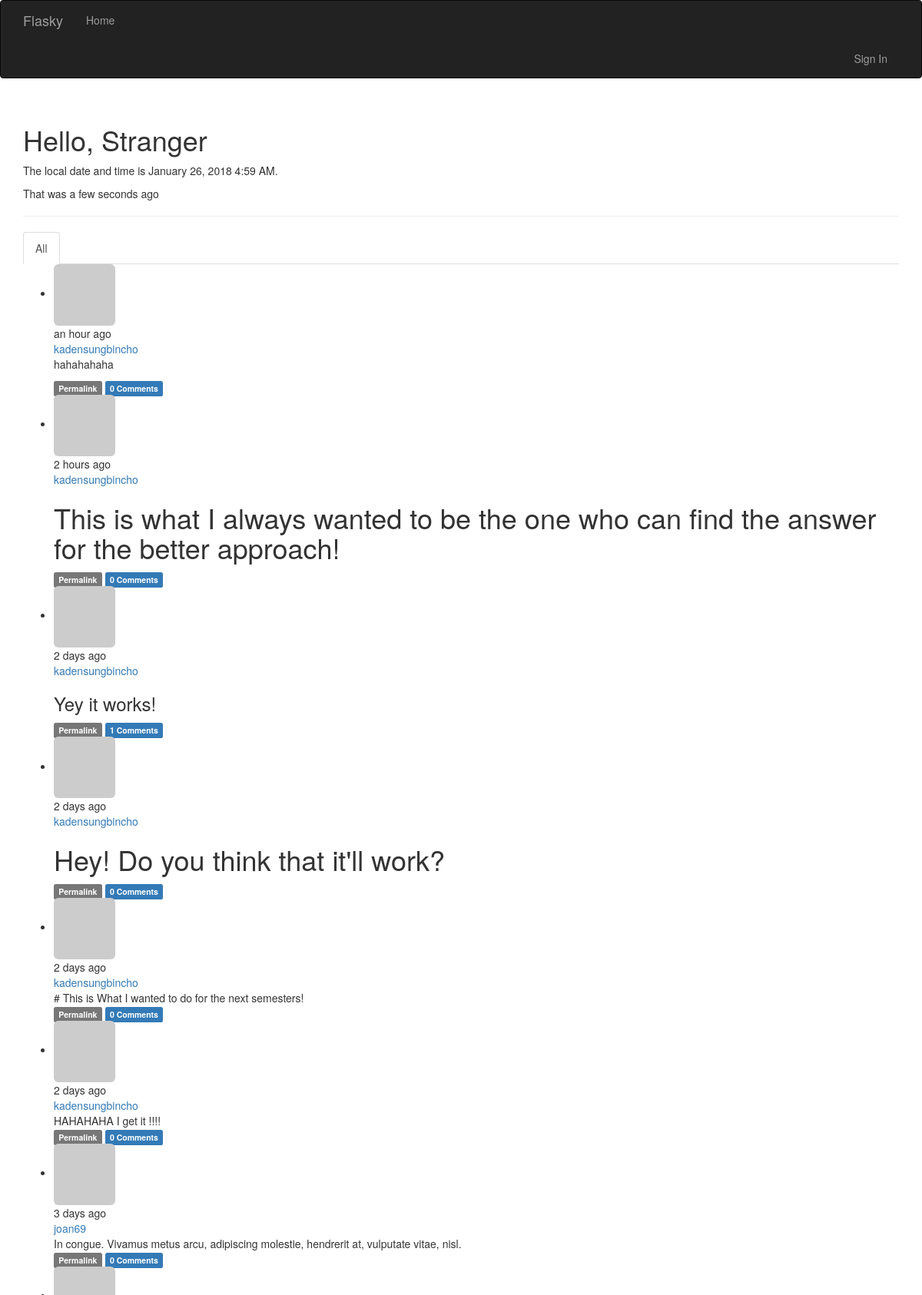
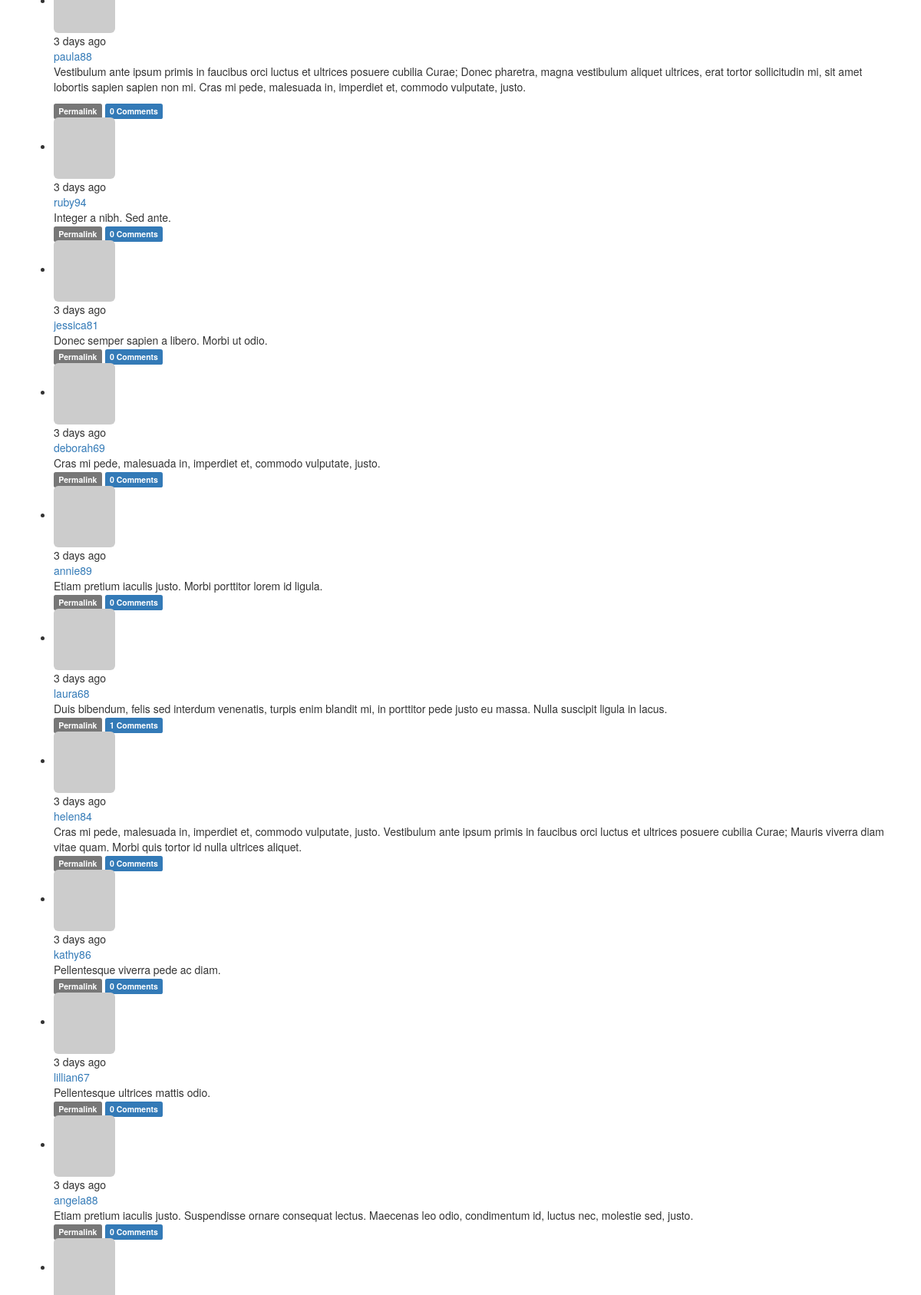
The page / (upper part) on the database its author committed (2 pictures, top to bottom).
### vflask/restart/app/models.py (models this page shows, shortened)
class Post(db.Model):
    __tablename__ = 'posts'
    id = db.Column(db.Integer, primary_key=True)
    body = db.Column(db.Text)
    timestamp = db.Column(db.DateTime, index=True, default=datetime.utcnow)
    author_id = db.Column(db.Integer, db.ForeignKey('users.id'))
    body_html = db.Column(db.Text)
    comments = db.relationship('Comment', backref='post', lazy='dynamic')

class User(UserMixin, db.Model):
    __tablename__ = 'users'
    id = db.Column(db.Integer, primary_key=True)
    email = db.Column(db.String(64), unique=True, index=True)
    username = db.Column(db.String(64), unique=True, index=True)
    role_id = db.Column(db.Integer, db.ForeignKey('roles.id'))
    password_hash = db.Column(db.String(128))
    confirmed = db.Column(db.Boolean, default=False)
    name = db.Column(db.String(64))
    location = db.Column(db.String(64))
    about_me = db.Column(db.Text())
    member_since = db.Column(db.DateTime(), default=datetime.utcnow)
    last_seen = db.Column(db.DateTime(), default=datetime.utcnow)
    avatar_hash = db.Column(db.String(32))
    posts = db.relationship('Post', backref='author', lazy='dynamic')
    followed = db.relationship('Follow',
                               foreign_keys=[Follow.follower_id],
                               backref=db.backref('follower', lazy='joined'),
                               lazy='dynamic',
                               cascade='all, delete-orphan')
    followers = db.relationship('Follow',
                                foreign_keys=[Follow.followed_id],
                                backref=db.backref('followed', lazy='joined'),
                                lazy='dynamic',
                                cascade='all, delete-orphan')
    comments = db.relationship('Comment', backref='author', lazy='dynamic')
    @property
    def password(self):
        raise AttributeError('password is not a readable attribute')
    def gravatar(self, size=100, default='identicon', rating='g'):
        if request.is_secure:
            url = 'https://secure.gravatar.com/avatar'
        else:
            url = 'http://www.gravatar.com/avatar'
        hash = self.avatar_hash or hashlib.md5(self.email.encode(
            'utf-8'
        )).hexdigest()
        return '{url}/{hash}?s={size}&d={default}&r={rating}'.format(
            url=url, hash=hash, size=size, default=default, rating=rating)

### vflask/restart/app/main/views.py (the view)
@main.route('/', methods=['GET', 'POST'])
def index():
    form = PostForm()
    if current_user.can(Permission.WRITE_ARTICLES) and \
            form.validate_on_submit():
        post = Post(body=form.body.data,
                    author=current_user._get_current_object())
        db.session.add(post)
        return redirect(url_for('.index'))
    page = request.args.get('page', 1, type=int)
    show_followed = False
    if current_user.is_authenticated:
        show_followed = bool(request.cookies.get('show_followed', ''))
    if show_followed:
        query = current_user.followed_posts
    else:
        query = Post.query
    pagination = query.order_by(Post.timestamp.desc()).paginate(
        page, per_page=current_app.config['FLASKY_POSTS_PER_PAGE'],
        error_out=False)
    posts = pagination.items
    return render_template('index.html',
                            form=form,
                            posts=posts,
                            show_followed=show_followed,
                            pagination=pagination,
                            current_time=datetime.utcnow())

### vflask/restart/app/auth/views.py (called while the page is built)
@auth.before_app_request
def before_request():
    if current_user.is_authenticated:
        current_user.ping()
        if not current_user.confirmed and request.endpoint[:5] != 'auth.':
            return redirect(url_for('auth.unconfirmed'))

### vflask/restart/app/main/__init__.py (called while the page is built)
@main.app_context_processor
def inject_perissions():
    return dict(Permission=Permission)

### vflask/restart/app/main/views.py (called while the page is built)
@main.before_app_request
def before_request():
    if current_user.is_authenticated:
        current_user.ping()
        if not current_user.confirmed and request.endpoint[:5] != 'auth.':
            return redirect(url_for('auth.unconfirmed'))

### vflask/restart/app/models.py (called while the page is built)
    def can(self, permissions):
        return False

    def is_administrator(self):
        return False

### vflask/restart/app/templates/index.html (shortened to what this page needs)
{% extends "base.html" %}
{% import "bootstrap/wtf.html" as wtf %}
{% import "_macros.html" as macros %}
{% block page_content %}
<div class="page-header">
    <h1> Hello,
        {% if current_user.is_authenticated %}
            {{ current_user.username }}
        {% else %}
            Stranger
        {% endif %}
    </h1>
    <p> The local date and time is {{ moment(current_time).format('LLL') }}.</p>
    <p> That was {{ moment(current_time).fromNow(refresh=True) }}</p>
</div>
<div class="post-tabs">
    <ul class="nav nav-tabs">
        <li{% if not show_followed %} class="active"{% endif %}><a href="{{ url_for('.show_all') }}">All</a></li>
    </ul>
    {% include '_posts.html' %}
{% endblock %}

### vflask/restart/app/templates/_posts.html (shortened to what this page needs)
</div>
<ul class="posts">
    {% for post in posts %}
    <li class="post">
        <div class="post-content">
            <div class="profile-thmbnail">
                <a href="{{ url_for('.user', username=post.author.username) }}">
                <img class="img-rounded profile-thumbnail"
                    src="{{ post.author.gravatar(size=40) }}">
                </a>
            </div>
            <div class="post-date">{{ moment(post.timestamp).fromNow() }}</div>
            <div class="post-author">
                <a href="{{ url_for('.user', username=post.author.username) }}">
                    {{ post.author.username }}
                </a>
            </div>
            <div class="post-body">
            {% if post.body_html %}
                {{ post.body_html | safe }}
            {% else %}
                {{ post.body }}
            {% endif %}
            </div>
            <div class="post-footer">
                <a href="{{ url_for('.post', id=post.id) }}">
                    <span class="label label-default">Permalink</span>
                </a>
                <a href="{{ url_for('.post', id=post.id) }}#comments">
                    <span class="label label-primary">
                        {{ post.comments.count() }} Comments
                    </span>
                </a>
            </div>
        </div>
    </li>
    {% endfor %}
</ul>
</div>

### rows shown on the page
Post: timestamp "an hour ago", author.username "kadensungbincho", body_html "hahahahaha", comments.count "0"
Post: timestamp "2 hours ago", author.username "kadensungbincho", body_html "This is what I always wanted to be the one who can find the answer for the better approach!", comments.count "0"
Post: timestamp "2 days ago", author.username "kadensungbincho", body_html "Yey it works!", comments.count "1"
Post: timestamp "2 days ago", author.username "kadensungbincho", body_html "Hey! Do you think that it'll work?", comments.count "0"
Post: timestamp "2 days ago", author.username "kadensungbincho", body "# This is What I wanted to do for the next semesters!", comments.count "0"
Post: timestamp "2 days ago", author.username "kadensungbincho", body "HAHAHAHA I get it !!!!", comments.count "0"
Post: timestamp "3 days ago", author.username "joan69", body "In congue. Vivamus metus arcu, adipiscing molestie, hendrerit at, vulputate vitae, nisl.", comments.count "0"
Post: timestamp "3 days ago", author.username "paula88", body_html "Vestibulum ante ipsum primis in faucibus orci luctus et ultrices posuere cubilia Curae; Donec pharetra, magna vestibulum aliquet ultrices, erat tortor sollicitudin mi, sit amet lobortis sapien sapien non mi. Cras mi pede, malesuada in, imperdiet et, commodo vulputate, justo.", comments.count "0"
Post: timestamp "3 days ago", author.username "ruby94", body "Integer a nibh. Sed ante.", comments.count "0"
Post: timestamp "3 days ago", author.username "jessica81", body "Donec semper sapien a libero. Morbi ut odio.", comments.count "0"
Post: timestamp "3 days ago", author.username "deborah69", body "Cras mi pede, malesuada in, imperdiet et, commodo vulputate, justo.", comments.count "0"
Post: timestamp "3 days ago", author.username "annie89", body "Etiam pretium iaculis justo. Morbi porttitor lorem id ligula.", comments.count "0"
Post: timestamp "3 days ago", author.username "laura68", body "Duis bibendum, felis sed interdum venenatis, turpis enim blandit mi, in porttitor pede justo eu massa. Nulla suscipit ligula in lacus.", comments.count "1"
Post: timestamp "3 days ago", author.username "helen84", body "Cras mi pede, malesuada in, imperdiet et, commodo vulputate, justo. Vestibulum ante ipsum primis in faucibus orci luctus et ultrices posuere cubilia Curae; Mauris viverra diam vitae quam. Morbi quis tortor id nulla ultrices aliquet.", comments.count "0"
Post: timestamp "3 days ago", author.username "kathy86", body "Pellentesque viverra pede ac diam.", comments.count "0"
Post: timestamp "3 days ago", author.username "lillian67", body "Pellentesque ultrices mattis odio.", comments.count "0"
Post: timestamp "3 days ago", author.username "angela88", body "Etiam pretium iaculis justo. Suspendisse ornare consequat lectus. Maecenas leo odio, condimentum id, luctus nec, molestie sed, justo.", comments.count "0"
